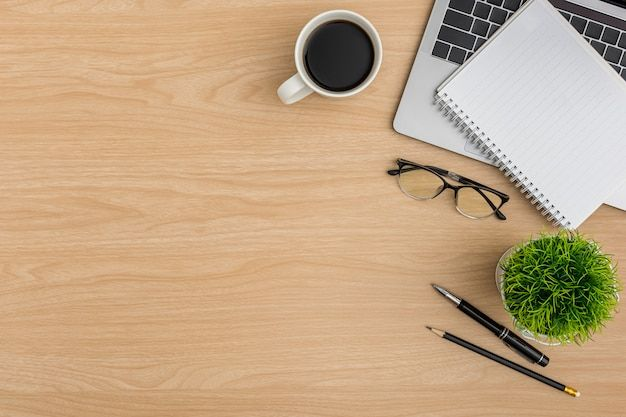
#> input picture mejakerja.jpg, 626 x 417 px
$ python HoughTransform.py
#> lines starting #> are read from the running program, lines starting #| are printed output that depends on the picture; after the words box and inside, x2 and y2 are one past the last pixel; in counts of white or black regions, pixels touching at a corner belong together
import cv2
import numpy as np
import matplotlib.pyplot as plt
from skimage import transform

# Cukup ganti nama file gambar di sini saja
image_path = 'mejakerja.jpg'  # Ganti dengan nama file gambar yang ingin diproses

# 1. BACA GAMBAR
img_raw = cv2.imread(image_path)
#> img_raw is the input picture: shape (417, 626, 3); mean B, G, R 132.9, 165.9, 194.5
if img_raw is None:
    raise ValueError(f"Gambar '{image_path}' tidak ditemukan. Pastikan nama file dan path sudah benar.")

# 2. RESIZE OTOMATIS BERBASIS SISI TERPANJANG (ASPECT RATIO 100% TERJAGA)
# Menstandarkan sisi terpanjang ke 400 piksel agar skala geometri selalu konsisten
TARGET_MAX_DIM = 400
h_raw, w_raw = img_raw.shape[:2]
#> h_raw = 417; w_raw = 626
scale_factor = TARGET_MAX_DIM / max(h_raw, w_raw)
#> scale_factor = 0.639

new_w = int(w_raw * scale_factor)
#> new_w = 400
new_h = int(h_raw * scale_factor)
#> new_h = 266
img_color = cv2.resize(img_raw, (new_w, new_h), interpolation=cv2.INTER_AREA)

# Hitung dimensi diagonal untuk referensi persentase parameter
diag = np.sqrt(new_w**2 + new_h**2)
#> diag = 480.4

# Konversi warna & Grayscale
img_rgb = cv2.cvtColor(img_color, cv2.COLOR_BGR2RGB)
img_gray = cv2.cvtColor(img_color, cv2.COLOR_BGR2GRAY)
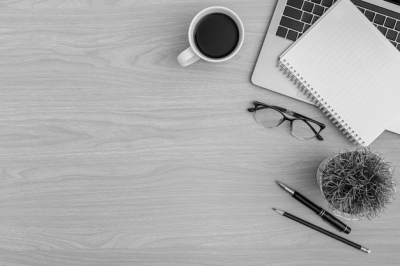
#> img_gray: shape (266, 400); min 1, max 240, mean 170.7

#clahe = cv2.createCLAHE(clipLimit=2.0, tileGridSize=(8, 8))
#img_enhanced = clahe.apply(img_gray)

# Blur adaptif agar tekstur halus/noise tereduksi
img_blurred = cv2.GaussianBlur(img_gray, (9, 9), 1.0)
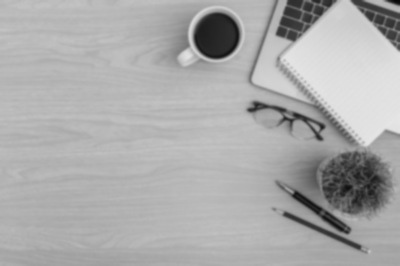
#> img_blurred: shape (266, 400); min 6, max 230, mean 170.7

# 3. DETEKSI TEPI (CANNY)
edges_cv2 = cv2.Canny(img_blurred, 45, 120)
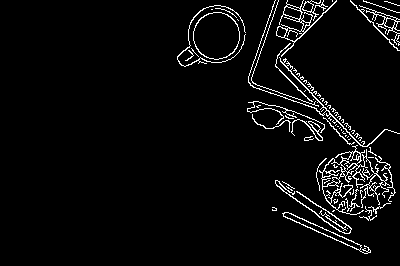
#> edges_cv2: shape (266, 400); 4.3% white in thin lines or dots, all inside (x1, y1, x2, y2) = (177, 0, 400, 254)

# Siapkan kanvas salinan
img_lines = img_rgb.copy()
img_circles = img_rgb.copy()
img_ellipses = img_rgb.copy()

# =========================================================================
# A. HOUGH LINES (GARIS) - PARAMETER OTOMATIS
# =========================================================================
# Garis minimal panjangnya 10% dari diagonal gambar
min_line_len = int(diag * 0.10)
#> min_line_len = 48
max_line_gap = int(diag * 0.02)
#> max_line_gap = 9

lines = cv2.HoughLinesP(edges_cv2, 1, np.pi/180, threshold=50,
                        minLineLength=min_line_len, maxLineGap=max_line_gap)
#> lines = 31 rows, first 6: [276, 60, 336, 0], [288, 70, 372, 157], [278, 55, 390, 167], [275, 64, 394, 192], [283, 216, 367, 253], [276, 184, 342, 232]
if lines is not None:
    for line in lines:
        x1, y1, x2, y2 = line.flatten()
        cv2.line(img_lines, (x1, y1), (x2, y2), (255, 0, 0), 2)
#> this loop made 31 passes
#> (x1, y1, x2, y2) on passes 1 to 12: (276, 60, 336, 0), (288, 70, 372, 157), (278, 55, 390, 167), (275, 64, 394, 192), (283, 216, 367, 253), (276, 184, 342, 232), (286, 212, 368, 248), (311, 90, 389, 168), (338, 155, 386, 203), (341, 154, 390, 203), (249, 83, 278, 0), (312, 93, 392, 195)
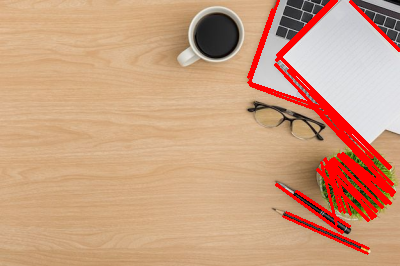
#> img_lines: shape (266, 400, 3); mean R, G, B 203.5, 158, 127.4

# =========================================================================
# B. HOUGH CIRCLES (LINGKARAN) - DIPERKETAT & SELEKTIF
# =========================================================================
# Radius dibatasi agar tidak mendeteksi lingkaran raksasa fiktif
min_radius = int(diag * 0.03)   # ~3% diagonal (lingkaran kecil/sedang)
#> min_radius = 14
max_radius = int(diag * 0.16)   # ~16% diagonal (maksimal seukuran lingkaran oranye bawah)
#> max_radius = 76
min_dist = int(diag * 0.10)     # Jarak antar lingkaran diperlebar agar tidak menumpuk
#> min_dist = 48

circles = cv2.HoughCircles(
    img_blurred,
    cv2.HOUGH_GRADIENT,
    dp=1.2,
    minDist=min_dist,
    param1=210,     # Ambang batas atas detektor Canny internal
    param2=50,      # DIPERKETAT: hanya mendeteksi bentuk lingkaran yang solid & jelas
    minRadius=min_radius,
    maxRadius=max_radius
)
#> circles = [[214.2, 31.8, 26.12]]

if circles is not None:
    circles = np.uint16(np.around(circles))
#> circles = [[214, 32, 26]]
    for i in circles[0, :]:
        # Gambar keliling lingkaran (hijau)
        cv2.circle(img_circles, (i[0], i[1]), i[2], (0, 255, 0), 2)
        # Gambar titik pusat (merah)
        cv2.circle(img_circles, (i[0], i[1]), 3, (255, 0, 0), -1)
#> this loop made 1 pass
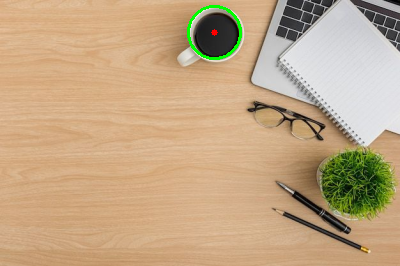
#> img_circles: shape (266, 400, 3); mean R, G, B 193.8, 166.4, 132.3
    print(f"Ditemukan {len(circles[0])} lingkaran yang presisi.")
#| Ditemukan 1 lingkaran yang presisi.
else:
    print("Tidak ditemukan lingkaran yang memenuhi kriteria ketat.")

# =========================================================================
# C. HOUGH ELLIPSE (ELIPS) - ADAPTIF, CEPAT & TIDAK AKAN HANG
# =========================================================================
y_pts, x_pts = np.nonzero(edges_cv2)
#> y_pts = 4598 values from 0 to 253; x_pts = 4598 values, max 399 at index 141, min 177 at index 1327, mean 316
total_edge_points = len(y_pts)
#> total_edge_points = 4598

# Batasi input titik tepi maksimal ~300 titik secara dinamis
step = max(1, total_edge_points // 300)
#> step = 15

edges_sparse = np.zeros_like(edges_cv2, dtype=bool)
edges_sparse[y_pts[::step], x_pts[::step]] = True

print(f"Sedang memproses Hough Ellipse ({np.sum(edges_sparse)} titik sampel)...")

# Ukuran elips proporsional
min_ellipse_size = int(diag * 0.03)
#> min_ellipse_size = 14
max_ellipse_size = int(diag * 0.30)
#> max_ellipse_size = 144

result_ellipses = transform.hough_ellipse(
    edges_sparse,
    threshold=10,
    accuracy=2,
    min_size=min_ellipse_size,
    max_size=max_ellipse_size
)
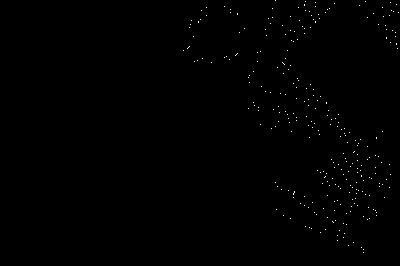
#> edges_sparse: shape (266, 400) bool; 0.29% white in thin lines or dots, all inside (x1, y1, x2, y2) = (183, 0, 399, 253)

if len(result_ellipses) > 0:
    result_ellipses.sort(order='accumulator')

    # Ambil elips terbaik yang bukan garis degenerasi
    valid_ellipse = None
    for rec in reversed(result_ellipses):
        val = tuple(rec)
        yc, xc, a, b = (int(round(x)) for x in val[1:5])
        orientation = val[5]

        if a > 0 and b > 0:
            ratio = min(a, b) / max(a, b)
            # Hindari elips yang terlalu tipis menyerupai garis (ratio < 0.25)
            if ratio >= 0.25:
                valid_ellipse = (xc, yc, a, b, orientation)
                break

    if valid_ellipse:
        xc, yc, a, b, ori = valid_ellipse
        cv2.ellipse(img_ellipses, (xc, yc), (a, b), int(np.degrees(ori)), 0, 360, (0, 0, 255), 2)
        print(f"Elips berhasil terdeteksi pada koordinat ({xc}, {yc})!")
    else:
        print("Elips terdeteksi namun terindikasi garis lurus.")
else:
    print("Tidak ditemukan elips.")

# =========================================================================
# 4. TAMPILKAN HASIL
# =========================================================================
fig, axes = plt.subplots(2, 3, figsize=(14, 9))
ax = axes.ravel()

titles = [
    '1. Citra Asli (Auto-Scaled)',
    '2. Pre-processing (Grayscale)',
    '3. Deteksi Tepi (Canny)',
    '4. Hough Transform Garis',
    '5. Hough Transform Lingkaran',
    '6. Hough Transform Elips'
]
images = [img_rgb, img_gray, edges_cv2, img_lines, img_circles, img_ellipses]

for i in range(6):
    cmap = 'gray' if i in [1, 2] else None
    ax[i].imshow(images[i], cmap=cmap)
    ax[i].set_title(titles[i])
    ax[i].axis('off')

plt.tight_layout()
plt.show()
